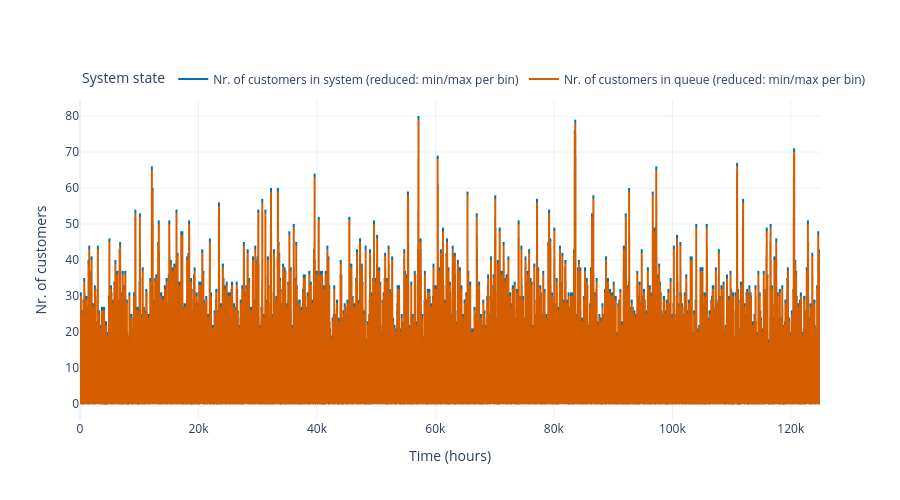

The cell this chart's notebook holds for it:
### Markdown cell above
With 1 million arrivals the simulated averages are within about 1% of the analytical solution. Note that at a high utilisation ($\rho \approx 0.89$) successive waiting times are strongly correlated, so the averages converge much more slowly than the sample size suggests: with 20 or 10,000 arrivals the deviations can still be large. Changing the seeds gives an impression of the remaining statistical uncertainty.

### Code cell
sim.plot_system_state()

### Figure 1 — Plotly figure (JSON) as saved in the notebook; plotly's stock layout.template omitted (floating-point values rounded to 4 significant figures; data arrays with more than 128 entries replaced by an {"elided": "..."} marker saying what was removed)
{"data": [{"hovertemplate": "Time: %{x:.2f} h<br>Nr. of customers in system: %{y}<extra></extra>", "line": {"color": "#0072B2", "shape": "hv"}, "mode": "lines", "name": "Nr. of customers in system (reduced: min/max per bin)", "type": "scattergl", "x": {"elided": "94498 float values"}, "y": {"elided": "94498 int values"}}, {"hovertemplate": "Time: %{x:.2f} h<br>Nr. of customers in queue: %{y}<extra></extra>", "line": {"color": "#D55E00", "shape": "hv"}, "mode": "lines", "name": "Nr. of customers in queue (reduced: min/max per bin)", "type": "scattergl", "x": {"elided": "92650 float values"}, "y": {"elided": "92650 int values"}}], "layout": {"height": 500, "legend": {"orientation": "h", "title": {"text": "System state"}, "x": 0, "xanchor": "left", "y": 1.02, "yanchor": "bottom"}, "xaxis": {"title": {"text": "Time (hours)"}}, "yaxis": {"title": {"text": "Nr. of customers"}}}}
